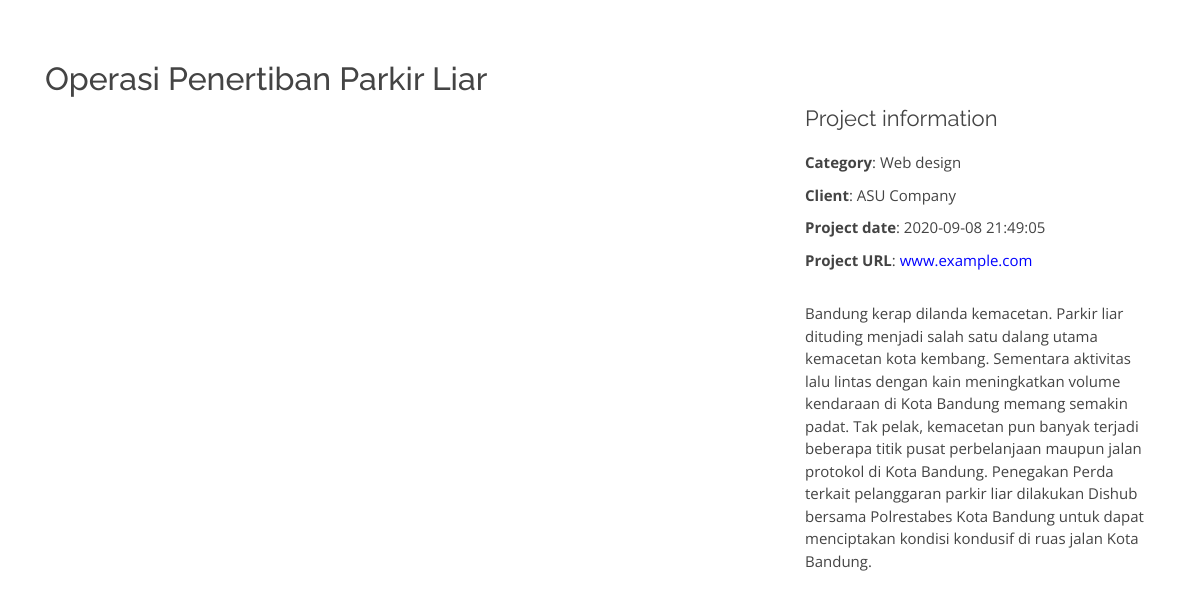
The page /dokumentasi/dokumentasiDetails/2 on the database its author committed.
### tables this page shows
CREATE TABLE `dokumentasi` (
  `ID_dokumentasi` int(11) NOT NULL,
  `judul-dokumentasi` varchar(30) NOT NULL,
  `img-cover` varchar(250) NOT NULL,
  `text_dokumentasi` text NOT NULL,
  `waktu-upload` datetime NOT NULL,
  `ID_admin` int(11) NOT NULL
);

### app/core/Controller.php (called while the page is built, shortened)
<?php
class Controller{
    public function view($view, $data = []){
        require_once 'app/views/' . $view . '.php';
    }
    public function model($model){
        return new $model;
    }
}

### app/controllers/Dokumentasi.php (called while the page is built, shortened)
<?php
Class Dokumentasi extends controller{
    public function dokumentasiDetails($id){
        $data['judul'] = 'Detail Dokumentasi';
        $data['dokumentasi'] = $this->model('userModel')->getDokumentasiById($id);
        $this->view('dokumentasi/dokumentasi-details', $data);
    }
}

### app/core/App.php (called while the page is built, shortened)
<?php
class App
{
    protected $method = 'index';
    protected $params = [];
    public function __construct()
    {
        $url = $this->parseURL();
        if (file_exists('app/controllers/' . $url[0] . '.php')) {
            unset($url[0]);
        }
        $this->controller = new $this->controller;
        if (isset($url[1])) {
            if (method_exists($this->controller, $url[1])) {
                $this->method = $url[1];
                unset($url[1]);
            }
        }
        if (!empty($url)) {
            $this->params = array_values($url);
        }
        call_user_func_array([$this->controller, $this->method], $this->params);
    }
    public function parseURL()
    {
        if (isset($_GET['url'])) {
            $url = rtrim($_GET['url'], '/');
            $url = filter_var($url, FILTER_SANITIZE_URL);
            $url = explode('/', $url);
            return $url;
        }
    }
}

### index.php (called while the page is built, shortened)
<?php
$app = new App;

### app/core/Database.php (called while the page is built, shortened)
<?php
class Database
{
    private $host = DB_HOST;
    private $user = DB_USER;
    private $pass = DB_PASS;
    private $db_name = DB_NAME;
    private $dbh;
    private $stmt;
    public function __construct()
    {
        $dsn = 'mysql:host=' . $this->host . ';dbname=' . $this->db_name;
        $option = [
            PDO::ATTR_PERSISTENT => true,
            PDO::ATTR_ERRMODE => PDO::ERRMODE_EXCEPTION
        ];
        try {
            $this->dbh = new PDO($dsn, $this->user, $this->pass, $option);
        } catch (PDOException $e) {
            die($e->getMessage());
        }
    }
    public function query($query)
    {
        $this->stmt = $this->dbh->prepare($query);
    }
    public function bind($param, $value, $type = null)
    {
        if (is_null($type)) {
            switch (true) {
                default:
                    $type = PDO::PARAM_STR;
            }
        }
        $this->stmt->bindValue($param, $value, $type);
    }
    public function execute()
    {
        $this->stmt->execute();
    }
    public function single()
    {
        $this->execute();
        return $this->stmt->fetch(PDO::FETCH_ASSOC);
    }
}

### app/models/userModel.php (called while the page is built, shortened)
<?php
class userModel{
    private $db;
    public function __construct()
    {
        $this->db = new Database;
    }
    public function getDokumentasiById($id)
    {
        $this->db->query('SELECT * FROM dokumentasi WHERE ID_dokumentasi=:id');
        $this->db->bind('id', $id);
        return $this->db->single();
    }
}

### app/views/dokumentasi/dokumentasi-details.php (the view, shortened to what this page needs)
<main id="main">
    <section id="portfolio-details" class="portfolio-details">
      <div class="container">
        <div class="row">
          <div class="col-lg-8">
            <h2 class="dokumentasi-title"><?= $data['dokumentasi']['judul-dokumentasi'] ?></h2>
          </div>
          <div class="col-lg-4 portfolio-info">
            <h3>Project information</h3>
            <ul>
              <li><strong>Category</strong>: Web design</li>
              <li><strong>Client</strong>: ASU Company</li>
              <li><strong>Project date</strong>: <?= $data['dokumentasi']['waktu-upload'] ?></li>
              <li><strong>Project URL</strong>: <a href="#">www.example.com</a></li>
            </ul>
            <p>
            <?= $data['dokumentasi']['text_dokumentasi'] ?>
            </p>
          </div>
        </div>
      </div>
    </section>
  </main>

### public/css/style.css (style rules this page uses)
a { color: #0000FF; }
h1, h2, h3, h4, h5, h6 { font-family: "Raleway", sans-serif; }
section { padding: 60px 0; }
.portfolio-details .portfolio-info { padding-top: 45px; }
.portfolio-details .portfolio-info h3 { font-size: 22px; font-weight: 400; margin-bottom: 20px; }
.portfolio-details .portfolio-info ul { list-style: none; padding: 0; font-size: 15px; }
.portfolio-details .portfolio-info ul li+li { margin-top: 10px; }
.portfolio-details .portfolio-info p { font-size: 15px; padding: 15px 0 0 0; }

### rows shown on the page
dokumentasi: dokumentasi "Operasi Penertiban Parkir Liar", dokumentasi "2020-09-08 21:49:05", text_dokumentasi "Bandung kerap dilanda kemacetan. Parkir liar dituding menjadi salah satu dalang utama kemacetan kota kembang. Sementara aktivitas lalu lintas dengan kain meningkatkan volume kendaraan di Kota Bandung memang semakin padat. Tak pelak, kemacetan pun banyak terjadi beberapa titik pusat perbelanjaan maupun jalan protokol di Kota Bandung. Penegakan Perda terkait pelanggaran parkir liar dilakukan Dishub bersama Polrestabes Kota Bandung untuk dapat menciptakan kondisi kondusif di ruas jalan Kota Bandung."
